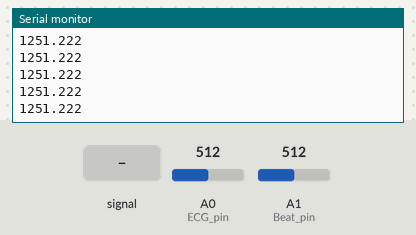
The sketch below on a simulated Arduino Uno, built with avr-gcc and run on an emulated ATmega328P. On the bench: the last lines printed to the serial monitor. The inputs (shaded band) are chosen by the test bench; at power-on: A0 (ECG_pin) = 512, A1 (Beat_pin) = 512.

Above: at 1.2 s.
1.3 s: A0 (ECG_pin) fed a 200 Hz sine of ±81 counts around its level
At 1.99 s:
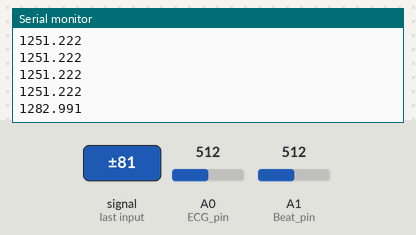
2.8 s: A0 (ECG_pin) set to 716
At 2.82 s:
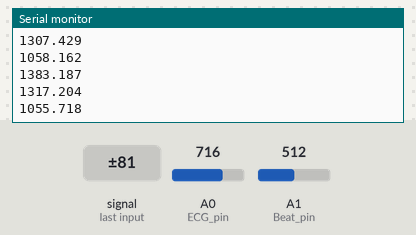
4.3 s: A0 (ECG_pin) fed a 1000 Hz sine of ±255 counts around its level
At 4.99 s:
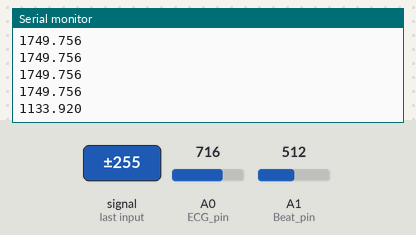
5.8 s: A0 (ECG_pin) set to 900
At 5.82 s:
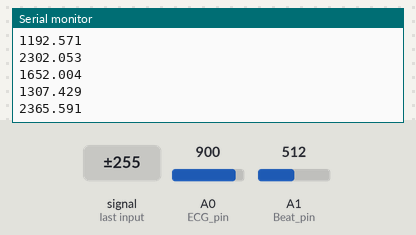
Timing chart, 0 to 8.3 s (numbered marks = the images above; inputs shaded):
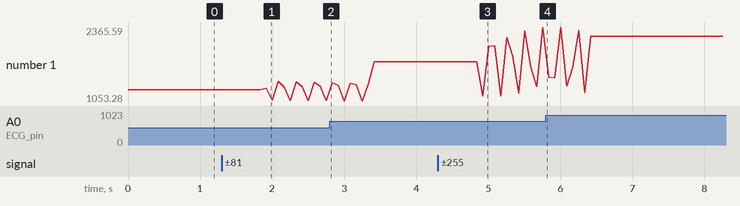

Measured:
- after the input at 1.3 s, the serial monitor: prints a new line after 0.62 s (image 1)
- after the input at 4.3 s, the serial monitor: prints a new line after 0.62 s (image 3)
- plotted number 1: 1251.22 → 1055.72 after the input at 1.3 s, 1055.72 → 1749.76 after the input at 2.8 s, 1749.76 → 2365.59 after the input at 4.3 s, 2365.59 → 2199.4 after the input at 5.8 s

The sketch:

Project01_new.ino.ino
```cpp
#include <TimerOne.h>
#include <SoftwareSerial.h>

SoftwareSerial BTSerial(7,8);

int ECG_pin = 0;
int Beat_pin = 1;

void setup(){
  Serial.begin(1200);
  BTSerial.begin(1200);

  Timer1.initialize(2000);
  Timer1.attachInterrupt(AnalogAD);
  Timer1.start();
}

void AnalogAD(){
  int reading0 = analogRead(ECG_pin);
  int reading1 = analogRead(Beat_pin);

  float Voltage0 = (float)reading0 /1023*5*500;
  float Voltage1 = (float)reading1 /1023*5*500;

  // float f_Voltage0 =0;
  // for(int i=0; i<100; i++){
  //   f_Voltage0 += Voltage0;
  //   delayMicroseconds(100);
  // }
  // f_Voltage0 /=100;

  Serial.println(Voltage0, 3);

  BTSerial.print(Voltage0, 3);
}

void loop(){

}
```
